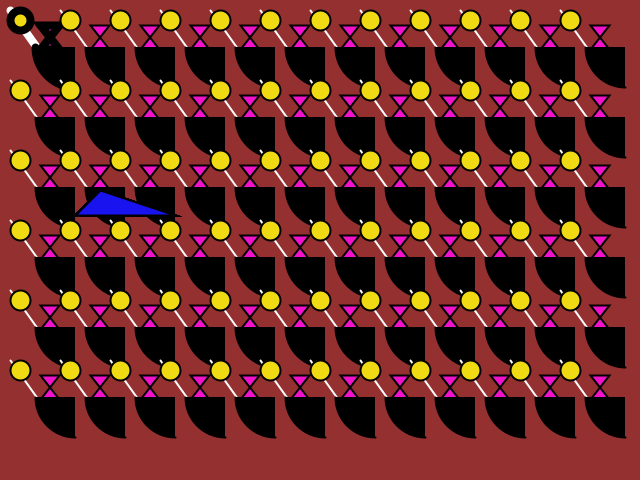
Frame 1 (no input)
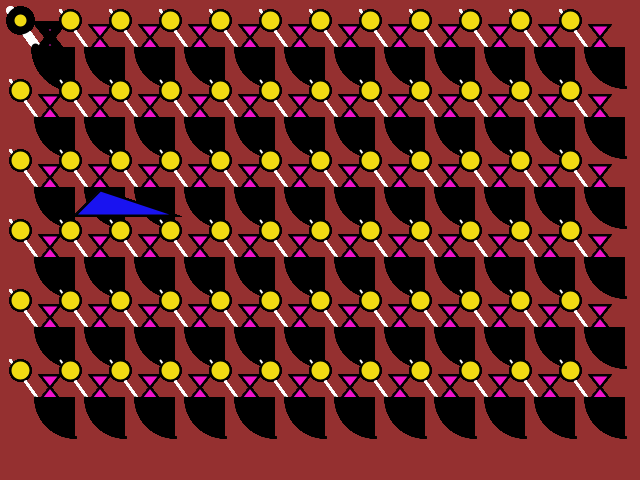
Frame 60 (the mouse pressed at the canvas centre just before this capture)
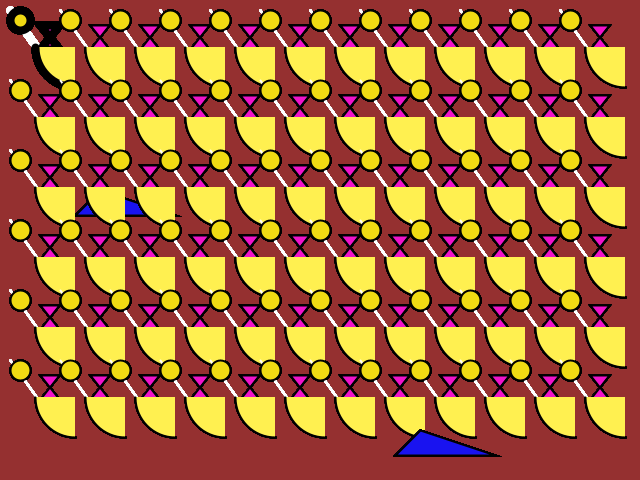
Frame 120 (the mouse held since frame 60 and released just before this capture)

The Processing sketch that drew these frames (run headless with seeded random() and noise(); from frame 60 on, the mouse is pressed at the canvas centre):

// Processing sketch: processing_59487
// ── processing_59487.pde

void setup () {
  size(640, 480);
background(#953030);
smooth();
}
void draw () {
  strokeWeight(8);
for (int i = 10; i < 610; i += 50) {
  for (int j = 10; j < 420; j += 70) {
    stroke(255);
line(i, j, i + 50, j + 70);
stroke(0);
fill(#F013CB);
quad( 30 + i, 15 + j, 49 + i, 15 + j, 30 + i, 39 + j, 49 + i, 39 + j);
fill(mouseX, mouseY, + mouseX - mouseY);
arc(65 + i, 37 + j, 80 , 80 , radians(90), radians(180));
fill(#F0DA13);
ellipse(10 + i, 10 + j, 20, 20);
strokeWeight(2);
fill(#1913F0);

triangle(mouseX+100, mouseY+190, mouseX+75, mouseY+215 , mouseX+175, mouseY+215);   
}
}
}
